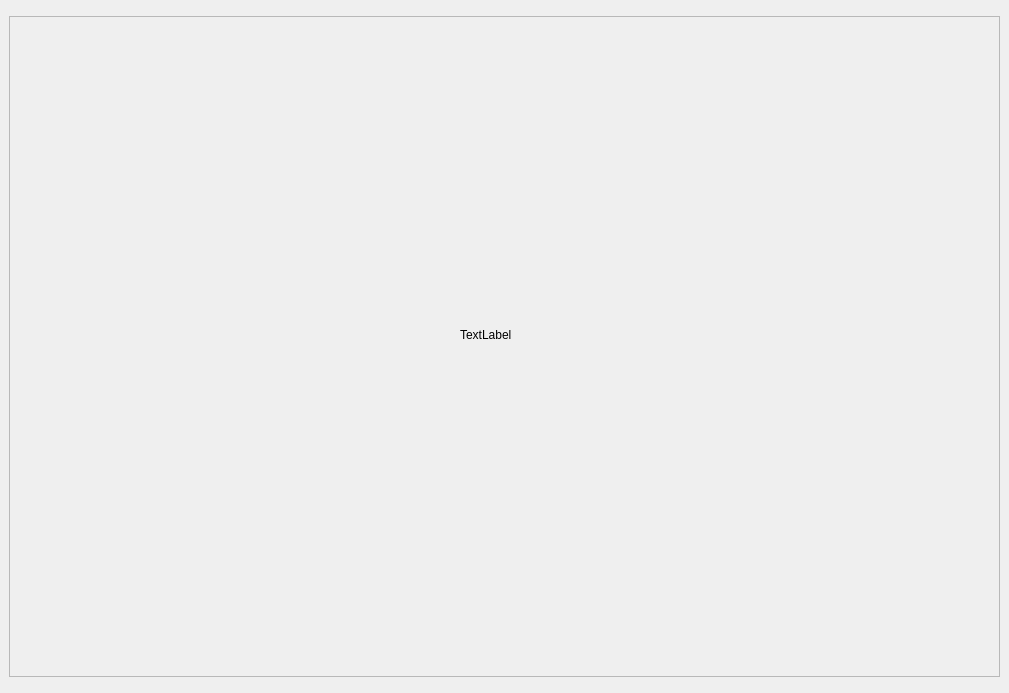
<?xml version="1.0" encoding="UTF-8"?>
<ui version="4.0">
 <class>Spreadclass</class>
 <widget class="QWidget" name="Spreadclass">
  <property name="geometry">
   <rect>
    <x>0</x>
    <y>0</y>
    <width>1009</width>
    <height>693</height>
   </rect>
  </property>
  <property name="windowTitle">
   <string>Spreadclass</string>
  </property>
  <widget class="QScrollArea" name="scrollArea">
   <property name="geometry">
    <rect>
     <x>9</x>
     <y>16</y>
     <width>991</width>
     <height>661</height>
    </rect>
   </property>
   <property name="widgetResizable">
    <bool>true</bool>
   </property>
   <widget class="QWidget" name="scrollAreaWidgetContents">
    <property name="geometry">
     <rect>
      <x>0</x>
      <y>0</y>
      <width>989</width>
      <height>659</height>
     </rect>
    </property>
    <widget class="QLabel" name="label">
     <property name="geometry">
      <rect>
       <x>450</x>
       <y>310</y>
       <width>72</width>
       <height>15</height>
      </rect>
     </property>
     <property name="text">
      <string>TextLabel</string>
     </property>
    </widget>
   </widget>
  </widget>
 </widget>
 <layoutdefault spacing="6" margin="11"/>
 <resources/>
 <connections/>
</ui>
